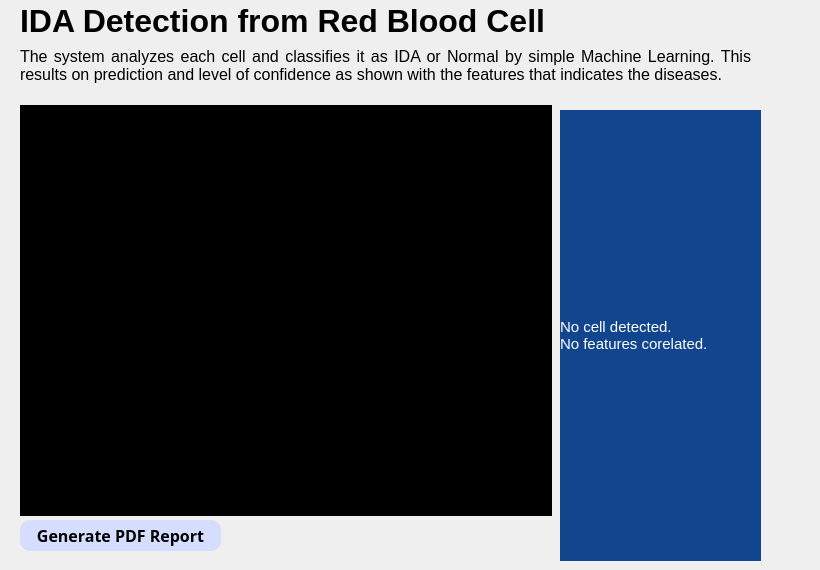
    <widget class="QWidget" name="detect_page">
     <widget class="QLabel" name="label_3">
      <property name="geometry">
       <rect>
        <x>20</x>
        <y>0</y>
        <width>791</width>
        <height>41</height>
       </rect>
      </property>
      <property name="font">
       <font>
        <pointsize>24</pointsize>
        <weight>75</weight>
        <bold>true</bold>
       </font>
      </property>
      <property name="text">
       <string>IDA Detection from Red Blood Cell</string>
      </property>
     </widget>
     <widget class="QLabel" name="label_10">
      <property name="geometry">
       <rect>
        <x>20</x>
        <y>40</y>
        <width>731</width>
        <height>51</height>
       </rect>
      </property>
      <property name="font">
       <font>
        <pointsize>12</pointsize>
       </font>
      </property>
      <property name="text">
       <string>The system analyzes each cell and classifies it as IDA or Normal by simple Machine Learning. This results on prediction and level of confidence as shown with the features that indicates the diseases.</string>
      </property>
      <property name="alignment">
       <set>Qt::AlignJustify|Qt::AlignVCenter</set>
      </property>
      <property name="wordWrap">
       <bool>true</bool>
      </property>
     </widget>
     <widget class="QWidget" name="widget_5" native="true">
      <property name="geometry">
       <rect>
        <x>10</x>
        <y>90</y>
        <width>761</width>
        <height>471</height>
       </rect>
      </property>
      <property name="styleSheet">
       <string notr="true"/>
      </property>
      <widget class="QPushButton" name="pdfBtn">
       <property name="geometry">
        <rect>
         <x>10</x>
         <y>430</y>
         <width>201</width>
         <height>31</height>
        </rect>
       </property>
       <property name="font">
        <font>
         <family>Malgun Gothic</family>
         <pointsize>12</pointsize>
         <weight>75</weight>
         <bold>true</bold>
        </font>
       </property>
       <property name="cursor">
        <cursorShape>PointingHandCursor</cursorShape>
       </property>
       <property name="styleSheet">
        <string notr="true">border:1px;
border-radius: 10px;
color: rgb(0,0,0);
background-color: rgb(214, 222, 255);</string>
       </property>
       <property name="text">
        <string>Generate PDF Report</string>
       </property>
      </widget>
      <widget class="QLabel" name="detectIm">
       <property name="geometry">
        <rect>
         <x>10</x>
         <y>15</y>
         <width>532</width>
         <height>411</height>
        </rect>
       </property>
       <property name="styleSheet">
        <string notr="true">background-color: rgb(0, 0, 0);</string>
       </property>
       <property name="text">
        <string/>
       </property>
      </widget>
      <widget class="QLabel" name="detectText">
       <property name="geometry">
        <rect>
         <x>550</x>
         <y>20</y>
         <width>201</width>
         <height>451</height>
        </rect>
       </property>
       <property name="font">
        <font>
         <pointsize>11</pointsize>
        </font>
       </property>
       <property name="autoFillBackground">
        <bool>false</bool>
       </property>
       <property name="styleSheet">
        <string notr="true">color: rgb(255,255,255);
background-color: rgb(17, 70, 143);
</string>
       </property>
       <property name="text">
        <string>No cell detected.
No features corelated.</string>
       </property>
       <property name="alignment">
        <set>Qt::AlignJustify|Qt::AlignVCenter</set>
       </property>
       <property name="wordWrap">
        <bool>true</bool>
       </property>
       <property name="margin">
        <number>5</number>
       </property>
       <property name="indent">
        <number>0</number>
       </property>
      </widget>
     </widget>
    </widget>
